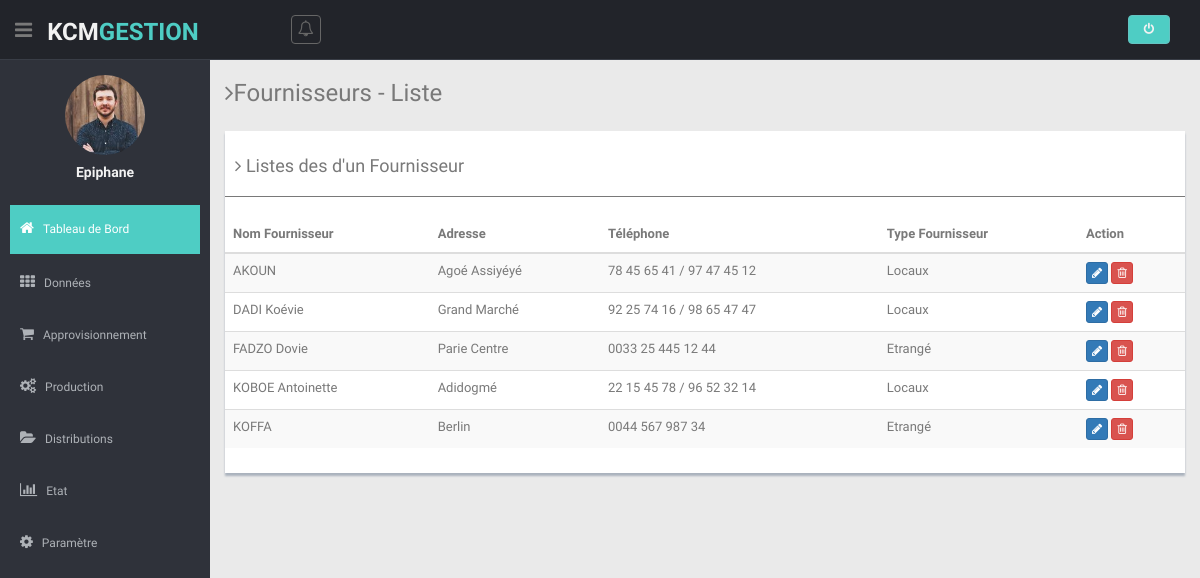
/views/listeFournisseur.php (signed in), run on the app's committed database.
### tables this page shows
CREATE TABLE `users` (
  `id_users` int(11) NOT NULL,
  `username` varchar(64) NOT NULL,
  `email` varchar(64) NOT NULL,
  `password` varchar(128) NOT NULL,
  `dateCreate` date DEFAULT NULL
);

CREATE TABLE `fournisseur` (
  `id_four` int(11) NOT NULL,
  `nom_four` varchar(64) NOT NULL,
  `adresse_four` varchar(128) DEFAULT NULL,
  `tel_four` varchar(255) NOT NULL,
  `typeFourni` varchar(16) NOT NULL,
  `user_create` varchar(32) DEFAULT NULL,
  `date_create` date DEFAULT NULL
);

### models/modelLogin.php (called while the page is built, shortened)
<?php
class DemoLib
{
    public function UserDetails($user_id)
    {
        try {
            $db = dbConnect();
            $query = $db->prepare("SELECT id_users, username, email FROM users WHERE id_users=:id_users");
            $query->bindParam("id_users", $user_id, PDO::PARAM_STR);
            $query->execute();
            if ($query->rowCount() > 0) {
                return $query->fetch(PDO::FETCH_OBJ);
            }
        } catch (PDOException $e) {
            exit($e->getMessage());
        }
    }
}

### models/modelFournisseur.php (called while the page is built, shortened)
<?php
class ModelFournisseurs
{
    public function getAllFournisseurs()
    {
        try {
            $db = dbConnect();
            $query = $db->prepare("SELECT * FROM fournisseur ORDER BY nom_four");
            $query->execute();
            return $query->fetchAll(PDO::FETCH_OBJ);
        } catch (PDOException $e) {
            exit($e->getMessage());
        }
    }
}

### controller/controllerFournisseur.php (called while the page is built, shortened)
<?php
require  '../models/modelFournisseur.php';
$fourniseurs = new ModelFournisseurs();
$allFournis = $fourniseurs->getAllFournisseurs();

### views/listeFournisseur.php (the view)
<?php $title = 'Fournisseurs';
require('head.php');
require('header.php');
require('sibar.php');
require('../controller/controllerFournisseur.php');
?>
<section class="wrapper">
    <h3><i class="fa fa-angle-right"></i>Fournisseurs - Liste </h3>
    <div class="row mt">
        <div class="col-md-12">
            <div class="content-panel">
                <h4><i class="fa fa-angle-right"></i> Listes des d'un Fournisseur</h4>
                <hr>
                <table class="table table-striped table-advance table-hover">
                    <thead>
                        <tr>
                            <th>Nom Fournisseur</th>
                            <th>Adresse</th>
                            <th>Téléphone</th>
                            <th>Type Fournisseur</th>
                            <th>Action</th>
                        </tr>
                    </thead>
                    <tbody>
                        <?php foreach ($allFournis as $echoF) :; ?>
                            <tr>
                                <td><?= $echoF->nom_four; ?></td>
                                <td><?= $echoF->adresse_four; ?></td>
                                <td><?= $echoF->tel_four; ?></td>
                                <td><?= $echoF->typeFourni; ?></td>
                                <td>
                                    <a href="upFournisseur.php?idUpdCompte=<?= $echoF->id_four; ?>" onclick="return confirm('Êtes-vous sûr de vouloir modifier le Founisseur : <?= $echoF->nom_four; ?>')" class="btn btn-primary btn-xs"><i class="fa fa-pencil"></i></a>
                                    <a href="../controller/controllerFournisseur.php?idDelFournListe=<?= $echoF->id_four; ?>" onclick="return confirm('Êtes-vous sûr de vouloir supprimer le Founisseur : <?= $echoF->nom_four; ?>')" class="btn btn-danger btn-xs"><i class="fa fa-trash-o "></i></a>
                                </td>
                            </tr>
                        <?php endforeach; ?>
                    </tbody>
                </table>
            </div>
        </div>
    </div>
</section>
<?php require_once('foot.php'); ?>

### views/sibar.php (shortened to what this page needs)
<aside>
  <div id="sidebar" class="nav-collapse ">
    <ul class="sidebar-menu" id="nav-accordion">
      <p class="centered"><a href="profile.html"><img src="img/ui-sam.jpg" class="img-circle" width="80"></a></p>
      <h5 class="centered"><?= $user->username;
                            ?></h5>
      <li class="mt">
        <a class="active" href="accueil.php">
          <i class="fa fa-home"></i>
          <span>Tableau de Bord</span>
        </a>
      </li>
      <li class="sub-menu">
        <a href="javascript:;">
          <i class="fa fa-th"></i>
          <span>Données</span>
        </a>
      </li>
      <li class="sub-menu">
        <a href="javascript:;">
          <i class="fa fa-shopping-cart"></i>
          <span>Approvisionnement</span>
        </a>
      </li>
      <li class="sub-menu">
        <a href="javascript:;">
          <i class="fa fa-cogs"></i>
          <span>Production</span>
        </a>
      </li>
      <li class="sub-menu">
        <a href="javascript:;">
          <i class="fa fa-folder-open"></i>
          <span>Distributions</span>
        </a>
      </li>
      <li class="sub-menu">
        <a href="javascript:;">
          <i class="fa fa-bar-chart-o"></i>
          <span>Etat</span>
        </a>
      </li>
      <li class="sub-menu">
        <a href="javascript:;">
          <i class="fa fa-cog"></i>
          <span>Paramètre</span>
        </a>
      </li>
    </ul>
  </div>
</aside>
<section id="main-content">

### views/css/style.css (style rules this page uses)
body { color: #797979; background: #eaeaea; font-family: 'Ruda', sans-serif; padding: 0px !important; margin: 0px !important; font-size:13px; }
ul li { list-style: none; }
a, a:hover, a:focus { text-decoration: none; outline: none; }
hr { margin-top: 20px; margin-bottom: 20px; border: 0; border-top: 1px solid #797979; }
.centered { text-align: center; }
.mt { margin-top: 25px; }
#sidebar { width: 210px; height: 100%; position: fixed; background: #2f323a; }
#sidebar h5 { color: #f2f2f2; font-weight: 700; }
#sidebar ul li { position: relative; }
ul.sidebar-menu , ul.sidebar-menu li ul.sub { margin: -2px 0 0; padding: 0; }
ul.sidebar-menu { margin-top: 75px; }
ul.sidebar-menu li { margin-bottom: 5px; margin-left:10px; margin-right:10px; }
ul.sidebar-menu li.sub-menu { line-height: 15px; }
ul.sidebar-menu li a span { display: inline-block; }
ul.sidebar-menu li a { color: #aeb2b7; text-decoration: none; display: block; padding: 15px 0 15px 10px; font-size: 12px; outline: none; -webkit-transition: all 0.3s ease; -moz-transition: all 0.3s ease; -o-transition: all 0.3s ease; -ms-transition: all 0.3s ease; transition: all 0.3s ease; }
ul.sidebar-menu li a.active, ul.sidebar-menu li a:hover, ul.sidebar-menu li a:focus { background: #4ECDC4; color: #fff; display: block; -webkit-transition: all 0.3s ease; -moz-transition: all 0.3s ease; -o-transition: all 0.3s ease; -ms-transition: all 0.3s ease; transition: all 0.3s ease; }
ul.sidebar-menu li a i { font-size: 15px; padding-right: 6px; }
ul.sidebar-menu li a.active i { color: #fff; }
#main-content { margin-left: 210px; }
.wrapper { display: inline-block; margin-top: 60px; padding-left: 15px; padding-right: 15px; padding-bottom: 15px; padding-top: 0px; width: 100%; }
.content-panel { background: #ffffff; box-shadow: 0px 3px 2px #aab2bd; padding-top: 15px; padding-bottom: 5px; }
.content-panel h4 { margin-left: 10px; }

### data on the page
users: username "Epiphane"
fournisseur: nom_four "AKOUN", adresse_four "Agoé Assiyéyé", tel_four "78 45 65 41 / 97 47 45 12", typeFourni "Locaux"
fournisseur: nom_four "DADI Koévie", adresse_four "Grand Marché", tel_four "92 25 74 16 / 98 65 47 47", typeFourni "Locaux"
fournisseur: nom_four "FADZO Dovie", adresse_four "Parie Centre", tel_four "0033 25 445 12 44", typeFourni "Etrangé"
fournisseur: nom_four "KOBOE Antoinette", adresse_four "Adidogmé", tel_four "22 15 45 78 / 96 52 32 14", typeFourni "Locaux"
fournisseur: nom_four "KOFFA", adresse_four "Berlin", tel_four "0044 567 987 34", typeFourni "Etrangé"
